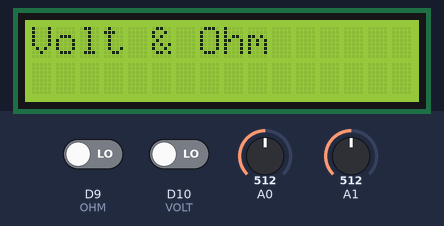
This sketch was run on a simulated Arduino Zero (SAMD21). Shown: 16×2 character LCD. The inputs (shaded band) are chosen by the test bench; at power-on: D9 (OHM) LOW, D10 (VOLT) LOW, A0 = 512, A1 = 512 (analog values on the 0–1023 scale).

Above: at 2.7 s.
2.8 s: D9 (OHM) driven HIGH
At 3.2 s:
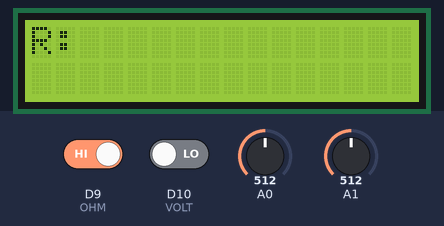
5.8 s: D10 (VOLT) driven HIGH
At 6.8 s:
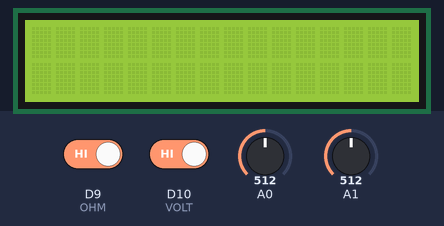
7.3 s: D9 (OHM) driven LOW
At 8.5 s:
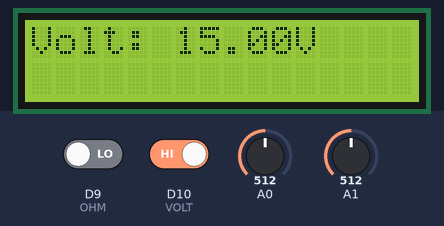
8.8 s: A0 set to 354
At 10.0 s:
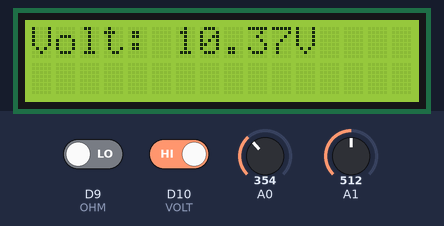
10.3 s: A0 set to 323
At 11.5 s:
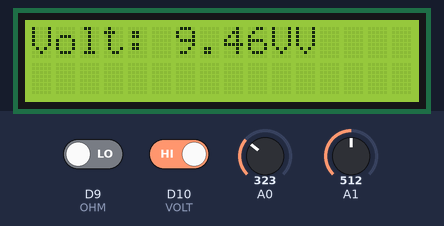
11.8 s: A0 set to 306
At 13.2 s:
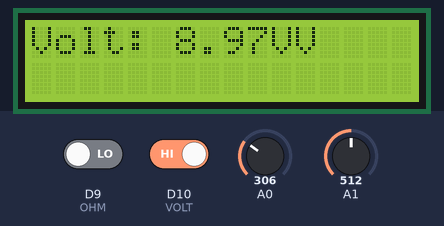
Timing chart, 0 to 14.3 s (numbered marks = the images above; inputs shaded):
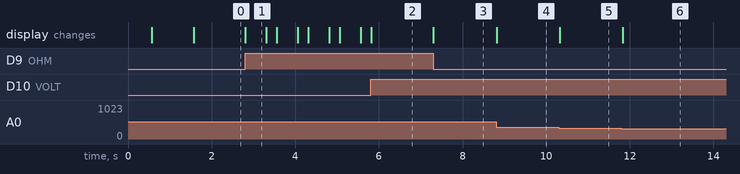

Measured:
- the behaviour switches between 342 and 341 on A0 (found by bisection; images 4 and 5)
- after the input at 2.8 s, the display: changes at once (image 1)
- after the input at 5.8 s, the display: changes at once (image 2)
- after the input at 7.3 s, the display: changes at once (image 3)
- after the input at 8.8 s, the display: changes at once (image 4)
- after the input at 10.3 s, the display: changes at once (image 5)
- after the input at 11.8 s, the display: changes at once (image 6)

The sketch:

codice_voltmetro_ohmetro.ino
```cpp
#include <LiquidCrystal.h>
LiquidCrystal lcd(12, 11, 5, 4, 3, 2);
#define VOLT 10
#define OHM 9
#define LEN 3
byte omega[8] = {
	0b00000,
	0b00000,
	0b00000,
	0b00000,
	0b00000,
	0b01110,
	0b01010,
	0b11011
};
void setup() {
  analogReadResolution(14);     // setto al DAC 14 bit.
  pinMode(VOLT, INPUT);
  pinMode(OHM, INPUT);
  lcd.createChar(0, omega);
  lcd.begin(16, 2);
  lcd.clear();
  lcd.print("By jim_bug :)");
  delay(500);
  lcd.clear();
  lcd.print("Scegli");
  lcd.setCursor(0, 1);
  lcd.print("la funzione: ");
  delay(1000);
  lcd.clear();
  lcd.print("Volt & Ohm");
}

void voltmetro(){
  float r1 = 10000.0;
  float r2 = 2000.0;
  float vout = (analogRead(A0)*5.0)/16383.0;
  float vin = (vout*(r1+r2))/r2;
  lcd.print("Volt: ");
  lcd.print(vin);
  lcd.print("V");
  delay(250);

}
void ohmetro() {
  double r2 = 1000.0;
  double rx;
  double vin = 5.0;
  double vout = (analogRead(A1)*vin)/16383.0;
  rx = ((r2 * vin)/vout)-r2;
  lcd.print("R: ");
  delay(500);
  if (rx > 1000){
      lcd.print(rx);
      lcd.print("K");
      lcd.write(byte(0));
  }
  else{
      lcd.print(rx);
      lcd.write(byte(0));
  }
  delay(250);
}

void loop(){

  if (digitalRead(VOLT)){
    lcd.clear();
    while (!(digitalRead(OHM))){
      lcd.setCursor(0, 0);
      voltmetro();
    }

  }
  if (digitalRead(OHM)){
    lcd.clear();
    while (!(digitalRead(VOLT))){
      lcd.setCursor(0, 0);
      ohmetro();
      lcd.clear();
    }
  }
}
```
